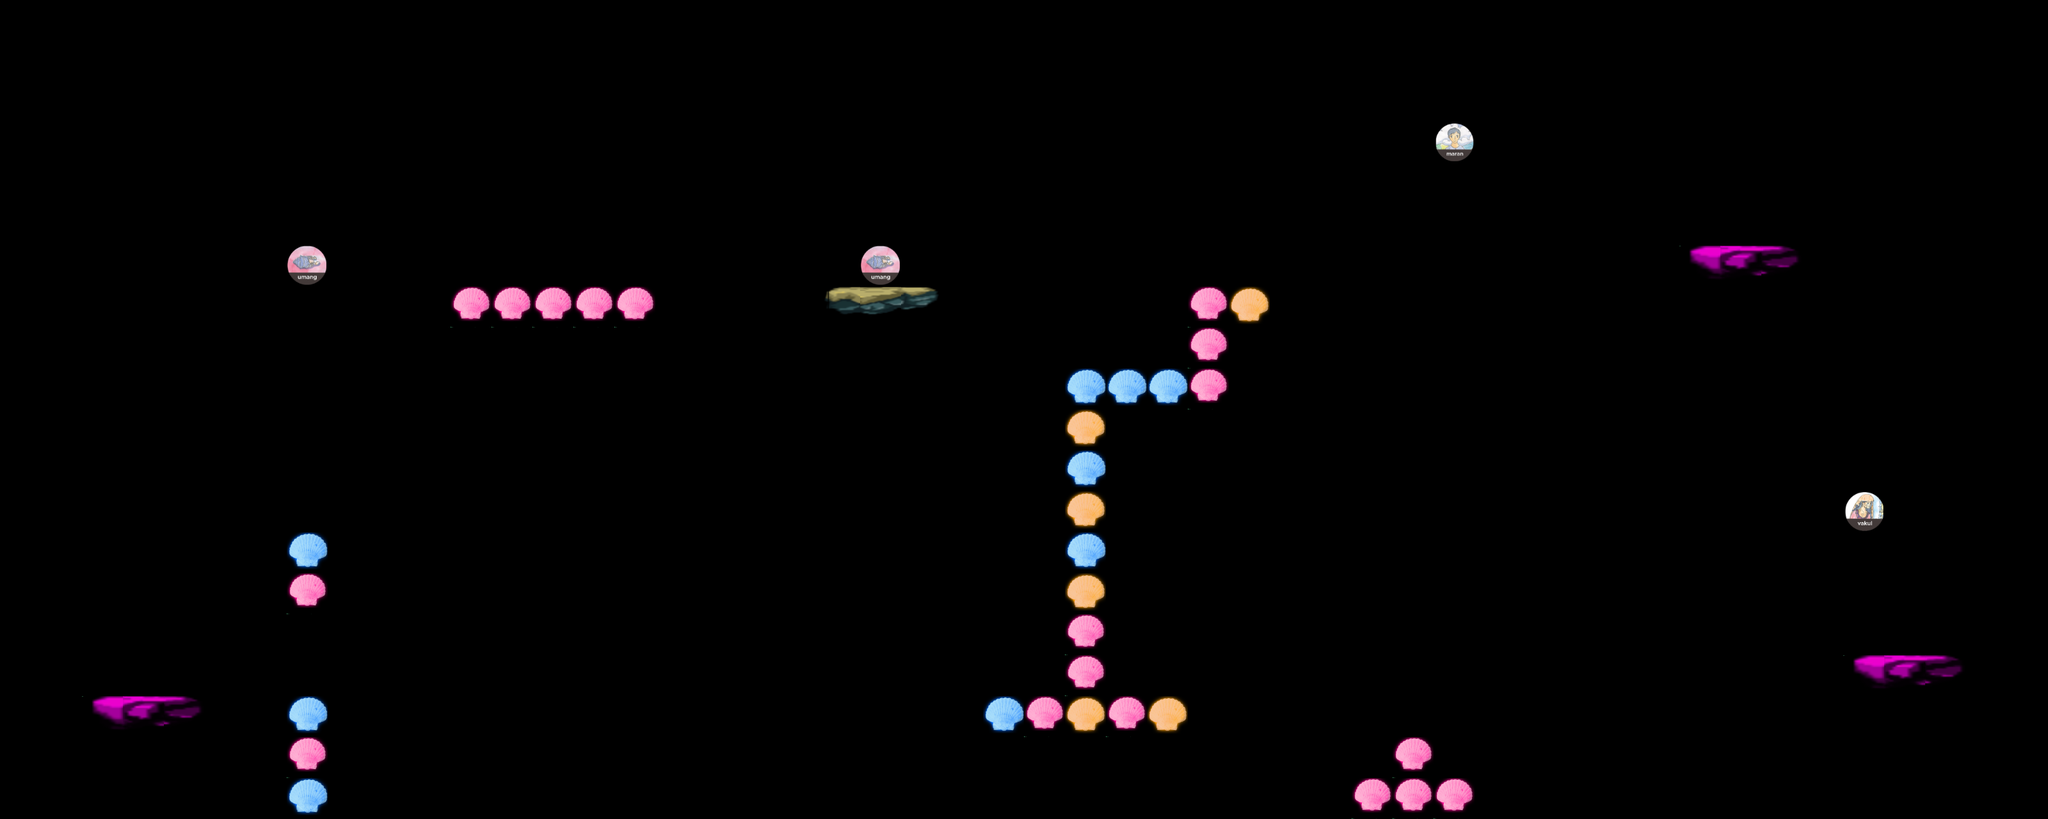

Tiled map render using the project's own tile images. Description and the whole map definition, tile-layer contents included, below:
An orthogonal 50x20 tile map with 64x64 px tiles, 1 tile layer (Tile Layer 1), 2 tilesets.

<map version="1.0" orientation="orthogonal" renderorder="right-down" width="50" height="20" tilewidth="64" tileheight="64" nextobjectid="1">
 <tileset firstgid="1" name="background" tilewidth="3200" tileheight="1280" tilecount="1" columns="1">
  <image source="../images/main/background.png" width="3200" height="1280" />
 </tileset>
 <tileset firstgid="2" name="tiles" tilewidth="64" tileheight="64" spacing="6" tilecount="30" columns="6">
  <image source="../images/tiles.png" width="448" height="384" />
 </tileset>
 <layer name="Tile Layer 1" width="50" height="20">
  <data encoding="csv">
0,0,0,0,0,0,0,0,0,0,0,0,0,0,0,0,0,0,0,0,0,0,0,0,0,0,0,0,0,0,0,0,0,0,0,0,0,0,0,0,0,0,0,0,0,0,0,0,0,0,
0,0,0,0,0,0,0,0,0,0,0,0,0,0,0,0,0,0,0,0,0,0,0,0,0,0,0,0,0,0,0,0,0,0,0,0,0,0,0,0,0,0,0,0,0,0,0,0,0,0,
0,0,0,0,0,0,0,0,0,0,0,0,0,0,0,0,0,0,0,0,0,0,0,0,0,0,0,0,0,0,0,0,0,0,0,0,0,0,0,0,0,0,0,0,0,0,0,0,0,0,
0,0,0,0,0,0,0,0,0,0,0,0,0,0,0,0,0,0,0,0,0,0,0,0,0,0,0,0,0,0,0,0,0,0,0,18,0,0,0,0,0,0,0,0,0,0,0,0,0,0,
0,0,0,0,0,0,0,0,0,0,0,0,0,0,0,0,0,0,0,0,0,0,0,0,0,0,0,0,0,0,0,0,0,0,0,0,0,0,0,0,0,0,0,0,0,0,0,0,0,0,
0,0,0,0,0,0,0,0,0,0,0,0,0,0,0,0,0,0,0,0,0,0,0,0,0,0,0,0,0,0,0,0,0,0,0,0,0,0,0,0,0,0,0,0,0,0,0,0,0,0,
0,0,0,0,0,0,0,19,0,0,0,0,0,0,0,0,0,0,0,0,0,19,0,0,0,0,0,0,0,0,0,0,0,0,0,0,0,0,0,0,0,14,15,16,0,0,0,0,0,0,
0,0,0,0,0,0,0,0,0,0,0,11,11,11,11,11,0,0,0,0,4,5,6,0,0,0,0,0,0,11,12,0,0,0,0,0,0,0,0,0,0,0,0,0,0,0,0,0,0,0,
0,0,0,0,0,0,0,0,0,0,0,0,0,0,0,0,0,0,0,0,0,0,0,0,0,0,0,0,0,11,0,0,0,0,0,0,0,0,0,0,0,0,0,0,0,0,0,0,0,0,
0,0,0,0,0,0,0,0,0,0,0,0,0,0,0,0,0,0,0,0,0,0,0,0,0,0,13,13,13,11,0,0,0,0,0,0,0,0,0,0,0,0,0,0,0,0,0,0,0,0,
0,0,0,0,0,0,0,0,0,0,0,0,0,0,0,0,0,0,0,0,0,0,0,0,0,0,12,0,0,0,0,0,0,0,0,0,0,0,0,0,0,0,0,0,0,0,0,0,0,0,
0,0,0,0,0,0,0,0,0,0,0,0,0,0,0,0,0,0,0,0,0,0,0,0,0,0,13,0,0,0,0,0,0,0,0,0,0,0,0,0,0,0,0,0,0,0,0,0,0,0,
0,0,0,0,0,0,0,0,0,0,0,0,0,0,0,0,0,0,0,0,0,0,0,0,0,0,12,0,0,0,0,0,0,0,0,0,0,0,0,0,0,0,0,0,0,17,0,0,0,0,
0,0,0,0,0,0,0,13,0,0,0,0,0,0,0,0,0,0,0,0,0,0,0,0,0,0,13,0,0,0,0,0,0,0,0,0,0,0,0,0,0,0,0,0,0,0,0,0,0,0,
0,0,0,0,0,0,0,11,0,0,0,0,0,0,0,0,0,0,0,0,0,0,0,0,0,0,12,0,0,0,0,0,0,0,0,0,0,0,0,0,0,0,0,0,0,0,0,0,0,0,
0,0,0,0,0,0,0,0,0,0,0,0,0,0,0,0,0,0,0,0,0,0,0,0,0,0,11,0,0,0,0,0,0,0,0,0,0,0,0,0,0,0,0,0,0,0,0,0,0,0,
0,0,0,0,0,0,0,0,0,0,0,0,0,0,0,0,0,0,0,0,0,0,0,0,0,0,11,0,0,0,0,0,0,0,0,0,0,0,0,0,0,0,0,0,0,14,15,16,0,0,
0,0,14,15,16,0,0,13,0,0,0,0,0,0,0,0,0,0,0,0,0,0,0,0,13,11,12,11,12,0,0,0,0,0,0,0,0,0,0,0,0,0,0,0,0,0,0,0,0,0,
0,0,0,0,0,0,0,11,0,0,0,0,0,0,0,0,0,0,0,0,0,0,0,0,0,0,0,0,0,0,0,0,0,0,11,0,0,0,0,0,0,0,0,0,0,0,0,0,0,0,
0,0,0,0,0,0,0,13,0,0,0,0,0,0,0,0,0,0,0,0,0,0,0,0,0,0,0,0,0,0,0,0,0,11,11,11,0,0,0,0,0,0,0,0,0,0,0,0,0,0
</data>
 </layer>
</map>